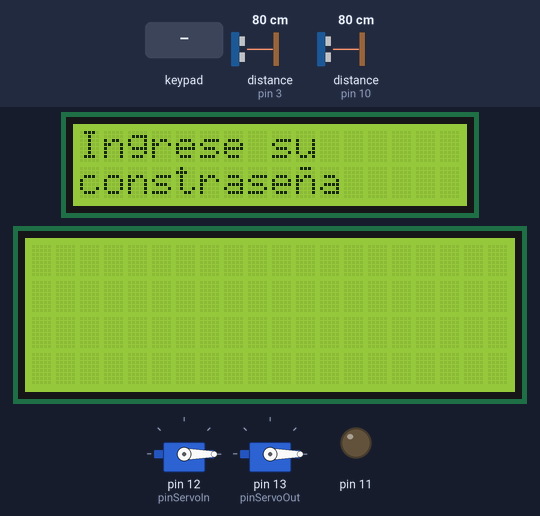
The sketch below on a simulated Arduino Mega 2560, built with avr-gcc and run on an emulated ATmega2560. Shown: 16×2 character LCD, 20×4 character LCD, 2 × servo, output pins drawn as LEDs (lit = HIGH). Wiring (inferred from the names in the program): ultrasonic range finder: trigger pin 10; echo pin 10. The test bench sets the inputs (shaded band); at power-on: distance to the obstacle (sensors on pin 10, pin 3) 80 cm. The echo pulse lasts 58.3 µs per cm.

Above: at 1.3 s.
1.4 s: key '*' pressed
At 2.2 s:
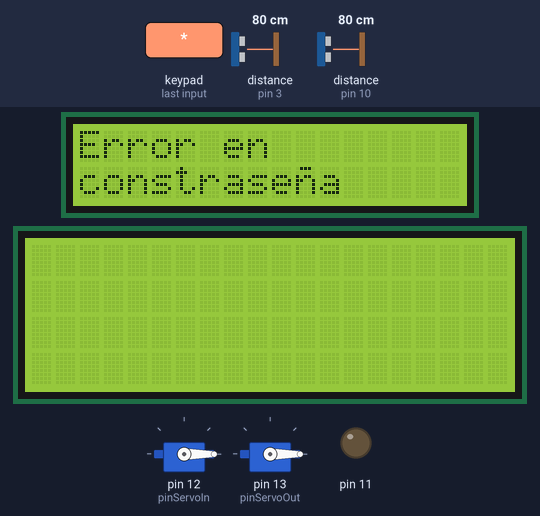
3.9 s: keypad keys 2 0 2 1 1 0 * pressed 0.4 s apart
At 7.3 s:
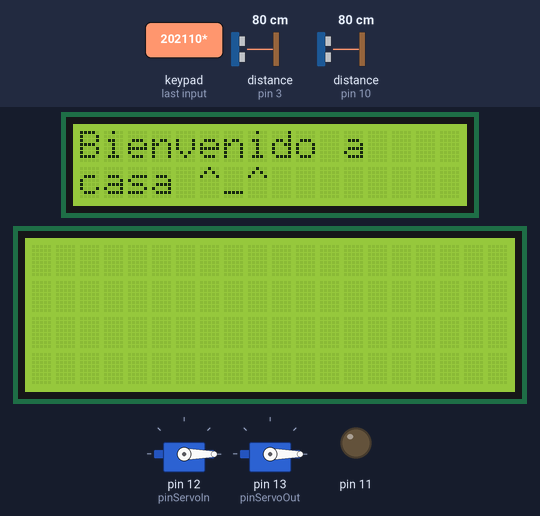
17.2 s: distance to the obstacle (sensor on pin 10) set to 155 cm
At 20.1 s:
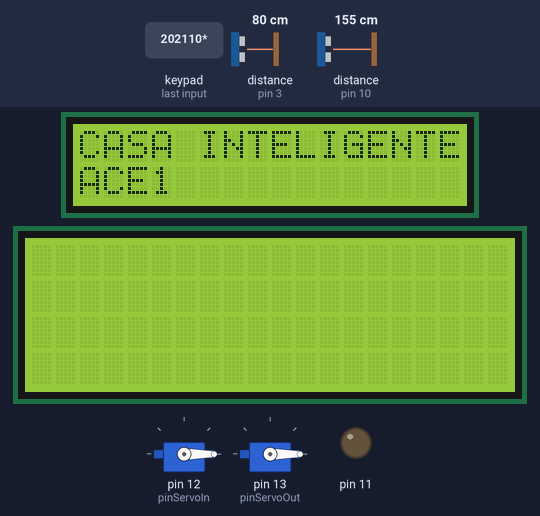
20.2 s: distance to the obstacle (sensor on pin 10) set to 146 cm
At 23.9 s:
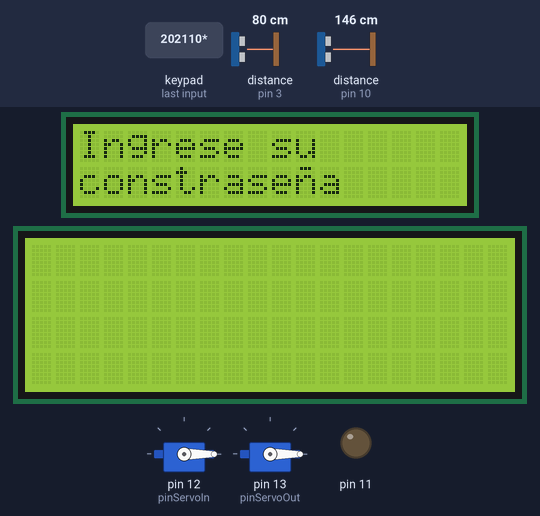
Timing chart, 0 to 24.2 s (numbered marks = the images above; inputs shaded):
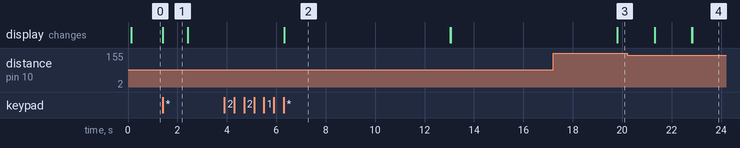

The sketch:

sketch.ino
```cpp
#include <LiquidCrystal.h>
#include <Servo.h>
#include <Keypad.h>

//*******************Configuracion pantallas LCD**********************
LiquidCrystal pantalla(8,9,4,5,6,7);
LiquidCrystal pantallaLuces(51,47,39,41,43,45);
//*******************************************************************

//*******************Configuracion teclado**********************
const byte columnas = 3, filas = 4;
char teclas[filas][columnas] = {
  {'1', '2', '3'},
  {'4', '5', '6'},
  {'7', '8', '9'},
  {'*', '0', '#'}
};
char enie = 0xEE;
byte pinesFila[filas] = {28, 30, 32, 34};
byte pinesColumna[columnas] = {22, 24, 26};
Keypad teclado = Keypad(makeKeymap(teclas), pinesFila, pinesColumna, filas, columnas);
//**************************************************************

//*******************Configuracion ultrasonico**********************
int pinUltraIn = 10;
int pinUltraOut = 3;
int cmIn = 0;
int cmOut = 0;
//******************************************************************

//*******************Configuracion servomotor***********************
int pinServoIn = 12;
int pinServoOut = 13;
Servo servoIn;
Servo servoOut;
//******************************************************************

String passwd = "";
int contadorIntentos = 0;
//verificador de estadia
boolean ingreso = false;

void setup() {
  Serial1.begin(9600);
  pantalla.begin(16, 2);
  pantallaLuces.begin(20,4);
  pinMode(11, OUTPUT);
  servoIn.attach(pinServoIn);
  servoIn.write(0);
  servoOut.attach(pinServoOut);
  servoOut.write(0);
}

void loop() {

  if(!ingreso){
    //Puerta entrada
    cmIn = 0.01723 * leerUltrasonico(pinUltraIn, pinUltraIn);
    if(cmIn <= 150){
      validacionContra();
    }else{
      mensajeBienvenida();
    }
  }else{
    //control de luces
    controlLuces();

    //puerta de salida
    cmOut = 0.01723 * leerUltrasonico(pinUltraOut, pinUltraOut);
    if(cmOut <= 150){
      movimientoServo(servoOut);
      ingreso = false;
      pantallaLuces.clear();
    }
  }
}

void mensajeBienvenida(){
  pantalla.print("CASA INTELIGENTE");
  pantalla.setCursor(0, 1);
  pantalla.print("ACE1");
  delay(1500);
  pantalla.clear();
  pantalla.print("ACE1-N-G10-S1");
  delay(1500);
  pantalla.clear();
}

void controlLuces(){
  int cuartos[4] = {analogRead(A0), analogRead(A1), analogRead(A2), analogRead(A3)};
  pantallaLuces.clear();
  for(int i = 0; i <4; i++){
    pantallaLuces.setCursor(0,i);
    pantallaLuces.print("Habitacion ");
    pantallaLuces.print(i+1,DEC);
    pantallaLuces.print(": ");
    if(cuartos[i] == 10){
      pantallaLuces.print("OFF");
    }
    else{
      pantallaLuces.print("ON");
    }
  }
  delay(1000);
}

void validacionContra(){
  pantalla.clear();
  pantalla.print("Ingrese su");
  pantalla.setCursor(0, 1);
  pantalla.print("constrase");
  pantalla.print(enie);
  pantalla.print("a");

  passwd = "";

  leerPasswd();

  if(passwd == "202110"){
    contadorIntentos = 0;
    pantalla.clear();
    pantalla.print("Bienvenido a");
    pantalla.setCursor(0, 1);
    pantalla.print("casa ^_^");
    movimientoServo(servoIn);
    ingreso = true;
    delay(1000);
    pantalla.clear();
  }
  else{
    contadorIntentos += 1;
    if(contadorIntentos == 3){
      contadorIntentos = 0;
      pantalla.clear();
      pantalla.print("Acceso no");
      pantalla.setCursor(0, 1);
      pantalla.print("autorizado");
      unsigned long inicioAlarma = millis();
      while(millis() < inicioAlarma + 20000){
        alarma();
      }
    }
    else{
      pantalla.clear();
      pantalla.print("Error en");
      pantalla.setCursor(0, 1);
      pantalla.print("constrase");
      pantalla.print(enie);
      pantalla.print("a");
      delay(1000);
      pantalla.clear();
    }
    validacionContra();
  }
}

void movimientoServo(Servo servo){
  for(int i = 0; i < 90; i++){
    servo.write(i);
    delay(15);
  }
  delay(3000);
  for(int i = 90; i >= 0; i--){
    servo.write(i);
    delay(15);
  }
}

void leerPasswd(){
  while(true){
    char tecla = teclado.getKey();
    if(tecla != NO_KEY){
      if(tecla != '*'){
        passwd += tecla;
      }
    }
    if(tecla == '*'){
      break;
    }
  }
}

void alarma(){
  digitalWrite(11, HIGH);
  delay(1000);
  digitalWrite(11, LOW);
  delay(1000);
}

long leerUltrasonico(int triggerPin, int echoPin){
  pinMode(triggerPin, OUTPUT);
  digitalWrite(triggerPin, LOW);
  delayMicroseconds(2);
  digitalWrite(triggerPin, HIGH);
  delayMicroseconds(10);
  digitalWrite(triggerPin, LOW);
  pinMode(echoPin, INPUT);
  return pulseIn(echoPin, HIGH);
}
```

Measured:
- the behaviour switches between 151 and 150 cm on distance to the obstacle (sensor on pin 10) (found by bisection; images 3 and 4)
- after the input at 1.4 s, the display: changes at once (image 1)
- after the input at 3.9 s, the display: changes after 2.4 s (image 2)
- after the input at 17.2 s, the display: first differs from a run without the input after 2.6 s (image 3)
- after the input at 20.2 s, the display: first differs from a run without the input after 2.6 s (image 4)
- what the display in image 1 shows lasts 1.0 s, from 1.4 s to 2.4 s
- what the display in image 2 shows lasts 6.7 s, from 6.3 s to 13.0 s
